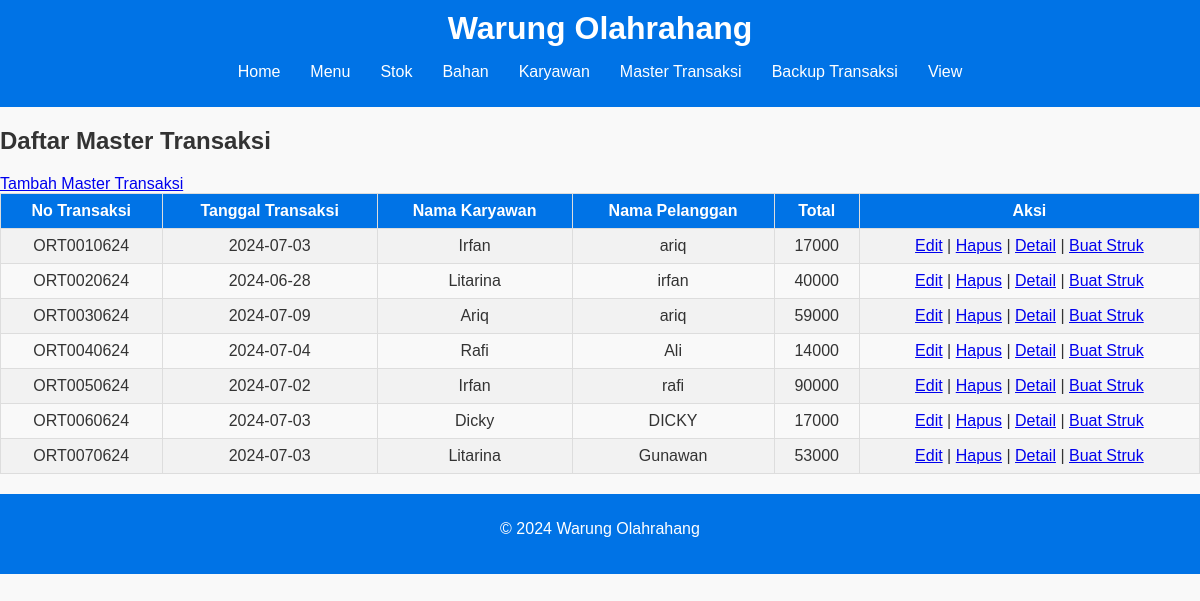
The app's page /mtrs/index.php with its own data.
### tables this page shows
CREATE TABLE `mtrs` (
  `no_trs` char(10) NOT NULL,
  `tgl_trs` date DEFAULT NULL,
  `kd_kyw` char(10) DEFAULT NULL,
  `nm_plg` char(25) DEFAULT NULL,
  `total` int(10) DEFAULT NULL
);

CREATE TABLE `karyawan` (
  `kd_kyw` char(10) NOT NULL,
  `nm_kyw` char(30) NOT NULL,
  `almt` char(30) NOT NULL,
  `telp` char(13) NOT NULL,
  `jns_kel` enum('L','P') DEFAULT NULL
);

### mtrs/index.php (the view, shortened to what this page needs)
<?php include('../partials/header.php'); ?>
<?php include('../config/database.php'); ?>
<h2>Daftar Master Transaksi</h2>
<a href="insert.php">Tambah Master Transaksi</a>
<table class="data-table">
    <tr>
        <th>No Transaksi</th>
        <th>Tanggal Transaksi</th>
        <th>Nama Karyawan</th>
        <th>Nama Pelanggan</th>
        <th>Total</th>
        <th>Aksi</th>
    </tr>
    <?php
    $sql = "SELECT mtrs.*, karyawan.nm_kyw
            FROM mtrs
            LEFT JOIN karyawan ON mtrs.kd_kyw = karyawan.kd_kyw";
    $result = $conn->query($sql);
    if ($result->num_rows > 0) {
        while($row = $result->fetch_assoc()) {
            echo "<tr>
                    <td>{$row['no_trs']}</td>
                    <td>{$row['tgl_trs']}</td>
                    <td>{$row['nm_kyw']}</td>
                    <td>{$row['nm_plg']}</td>
                    <td>{$row['total']}</td>
                    <td>
                        <a href='update.php?no_trs={$row['no_trs']}'>Edit</a> |
                        <a href='delete.php?no_trs={$row['no_trs']}' onclick='return confirm(\"Apakah anda yakin ingin menghapus transaksi ini?\");'>Hapus</a> |
                        <a href='detail.php?no_trs={$row['no_trs']}'>Detail</a> |
                        <a href='../trs/generate_receipt.php?no_trs={$row['no_trs']}'>Buat Struk</a>
                    </td>
                  </tr>";
        }
    } else {
        echo "<tr><td colspan='6'>Tidak ada data</td></tr>";
    }
    ?>
</table>
<?php include('../partials/footer.php'); ?>

### css/style.css (style rules this page uses)
body { font-family: Arial, sans-serif; margin: 0; padding: 0; background-color: #f9f9f9; color: #333; }
.data-table { width: 100%; border-collapse: collapse; margin-bottom: 20px; }
.data-table th, .data-table td { border: 1px solid #ddd; padding: 8px; text-align: center; }
.data-table th { background-color: #0073e6; color: white; }
.data-table tr:nth-child(even) { background-color: #f2f2f2; }

### records on screen
mtrs: no_trs "ORT0010624", tgl_trs "2024-07-03", kd_kyw.nm_kyw "Irfan", nm_plg "ariq", total "17000"
mtrs: no_trs "ORT0020624", tgl_trs "2024-06-28", kd_kyw.nm_kyw "Litarina", nm_plg "irfan", total "40000"
mtrs: no_trs "ORT0030624", tgl_trs "2024-07-09", kd_kyw.nm_kyw "Ariq", nm_plg "ariq", total "59000"
mtrs: no_trs "ORT0040624", tgl_trs "2024-07-04", kd_kyw.nm_kyw "Rafi", nm_plg "Ali", total "14000"
mtrs: no_trs "ORT0050624", tgl_trs "2024-07-02", kd_kyw.nm_kyw "Irfan", nm_plg "rafi", total "90000"
mtrs: no_trs "ORT0060624", tgl_trs "2024-07-03", kd_kyw.nm_kyw "Dicky", nm_plg "DICKY", total "17000"
mtrs: no_trs "ORT0070624", tgl_trs "2024-07-03", kd_kyw.nm_kyw "Litarina", nm_plg "Gunawan", total "53000"
